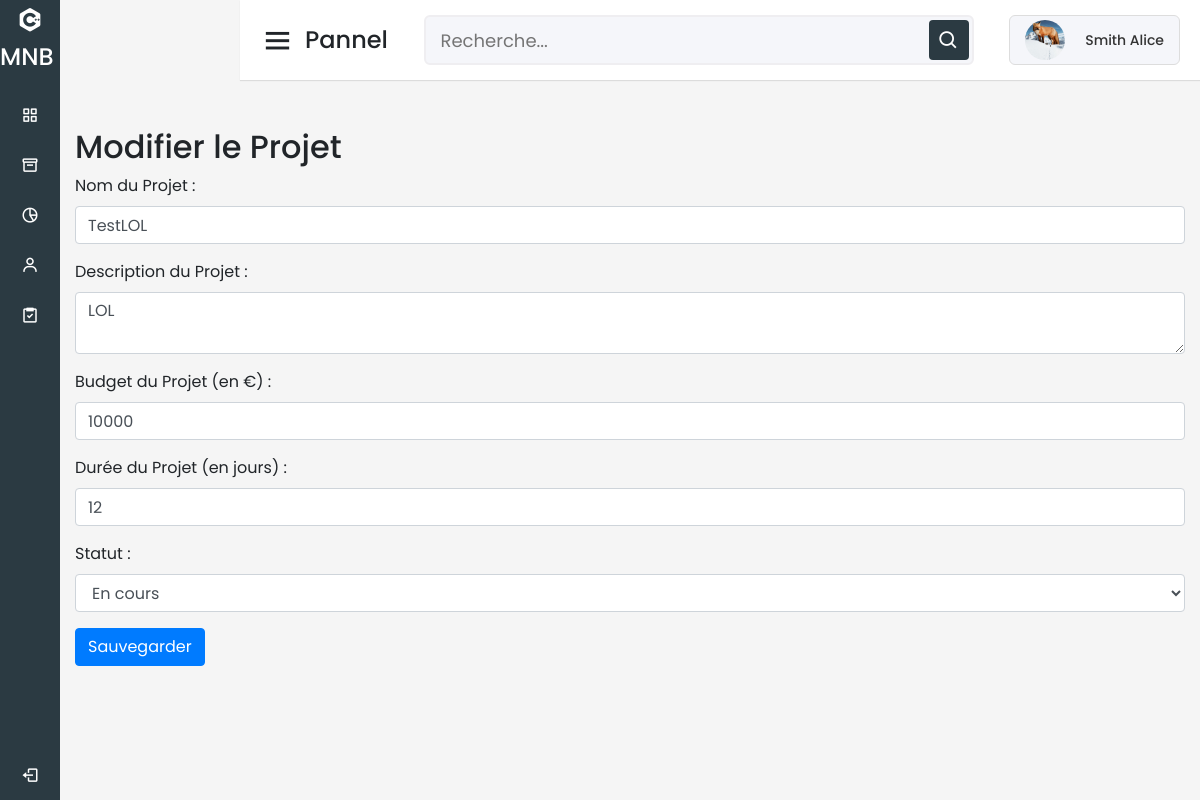
The page /modifier_projet.php?id=14 (signed in) on the database its author committed.
### tables this page shows
CREATE TABLE `Projet` (
  `IDProjet` int(11) NOT NULL,
  `nomProjet` varchar(50) NOT NULL,
  `Duree_projet` varchar(50) NOT NULL,
  `descriptionProjet` varchar(50) NOT NULL,
  `IDTache` int(11) DEFAULT NULL,
  `Statu` varchar(50) NOT NULL,
  `budget` int(11) NOT NULL,
  `IDUsers` text DEFAULT NULL
);

### modifier_projet.php (the view, shortened to what this page needs)
<?php
$servername = "localhost";
$username = "root";
$password = "";
$dbname = "MNB_data";
$conn = new mysqli($servername, $username, $password, $dbname);
$projet_id = $_GET['id'];
$sql = "SELECT * FROM Projet WHERE IDProjet='$projet_id'";
$result = $conn->query($sql);
$row = $result->fetch_assoc();
?>
<!DOCTYPE html>
<html lang="fr" dir="ltr">
<head>
    <link rel="stylesheet" href="dashboard.css">
    <link href="https://stackpath.bootstrapcdn.com/bootstrap/4.5.2/css/bootstrap.min.css" rel="stylesheet">
    <link href="https://unpkg.com/boxicons@2.0.7/css/boxicons.min.css" rel="stylesheet" />
</head>
<body>
    <?php include('sidebar.php'); ?>
    <section class="home-section">
    <?php include('header_gestion.php'); ?>
        <div class="home-content">
            <div class="container mt-4">
                <h2>Modifier le Projet</h2>
                <form class="needs-validation" novalidate method="post">
                    <div class="form-group">
                        <label for="nom_projet">Nom du Projet :</label>
                        <input type="text" class="form-control" id="nom_projet" name="nom_projet" value="<?php echo htmlspecialchars($row['nomProjet']); ?>" required>
                    </div>
                    <div class="form-group">
                        <label for="description_projet">Description du Projet :</label>
                        <textarea class="form-control" id="description_projet" name="description_projet" required><?php echo htmlspecialchars($row['descriptionProjet']); ?></textarea>
                    </div>
                    <div class="form-group">
                        <label for="budget">Budget du Projet (en €) :</label>
                        <input type="number" class="form-control" id="budget" name="budget" value="<?php echo htmlspecialchars($row['budget']); ?>" required>
                    </div>
                    <div class="form-group">
                        <label for="duree_projet">Durée du Projet (en jours) :</label>
                        <input type="number" class="form-control" id="duree_projet" name="duree_projet" value="<?php echo htmlspecialchars($row['Duree_projet']); ?>" required>
                    </div>
                    <div class="form-group">
                        <label for="statu">Statut :</label>
                        <select class="form-control" id="statu" name="statu" required>
                            <option value="En cours" <?php echo $row['Statu'] === 'En cours' ? 'selected' : ''; ?>>En cours</option>
                        </select>
                    </div>
                    <button type="submit" class="btn btn-primary">Sauvegarder</button>
                </form>
            </div>
        </div>
    </section>
</body>
</html>

### dashboard.css (style rules this page uses)
* { margin: 0; padding: 0; box-sizing: border-box; font-family: "Poppins", sans-serif; }
.home-section { position: relative; background: #f5f5f5; min-height: 100vh; width: calc(100% - 240px); left: 240px; transition: all 0.5s ease; }
.home-section .home-content { position: relative; padding-top: 104px; }
@media (max-width: 1240px) { .home-section { width: calc(100% - 60px); left: 60px; } }

### rows shown on the page
projet: nom_projet "TestLOL", description_projet "LOL", budget "10000", duree_projet "12", statu "En cours"

### other values the page prints
$user_info['Prenom'] . ' ' . $user_info['Nom'] "Smith Alice"
